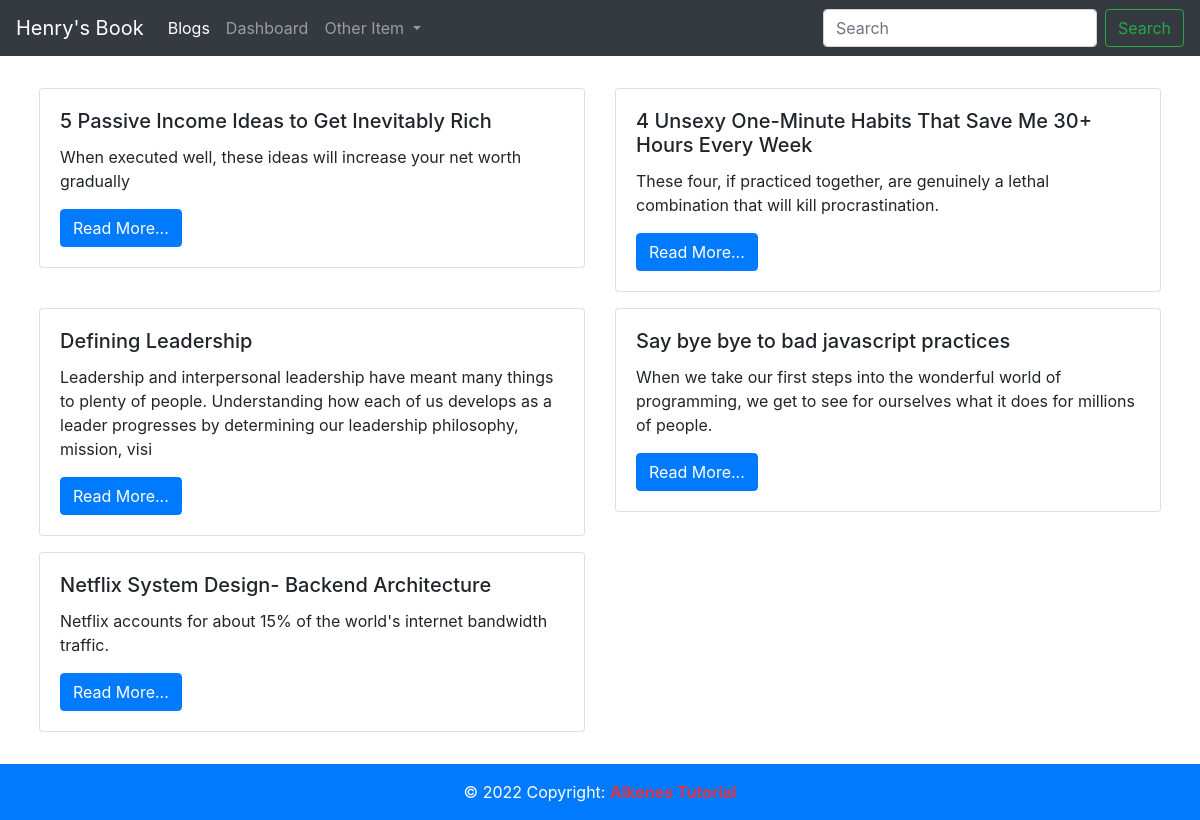
The page / on the database its author committed.
### blog/models.py (models this page shows, shortened)
class Blog(models.Model):
    title = models.CharField(max_length=225)
    subtitle = models.CharField(max_length=200)
    content = models.TextField()
    img = models.ImageField(upload_to="blog_img", blank=True )
    created_on = models.DateTimeField(auto_now_add=True)
    updated_on = models.DateTimeField(auto_now=True)

### blog/views.py (the view)
# urls.py: path('',views.index, name="home"),
def index(request):
    blogs = Blog.objects.all()
    total = len(blogs)
    now = timezone.now()
    number = 2+2
    context = {
        "blogs": blogs,
        "average": total,
        "now":now,
        "number": number,
    }
    return render(request, 'index.html',context)

### templates/index.html
{% extends 'base.html' %}
{% block content %}
<div class="row m-4 ">
{% for item in blogs %}
    <div class="col-sm-6 my-2">
      <div class="card">
        <div class="card-body">
          <h5 class="card-title">{{item.title}}</h5>
          <p class="card-text">{{item.subtitle}}</p>
          <a href="{% url 'blog_details' item.id %}" class="btn btn-primary">Read More... </a>
        </div>
      </div>
    </div>
{% endfor %}
</div>
    {% endblock content  %}

### rows shown on the page
Blog: title "5 Passive Income Ideas to Get Inevitably Rich", subtitle "When executed well, these ideas will increase your net worth gradually"
Blog: title "4 Unsexy One-Minute Habits That Save Me 30+ Hours Every Week", subtitle "These four, if practiced together, are genuinely a lethal combination that will kill procrastination."
Blog: title "Defining Leadership", subtitle "Leadership and interpersonal leadership have meant many things to plenty of people. Understanding how each of us develops as a leader progresses by determining our leadership philosophy, mission, visi"
Blog: title "Say bye bye to bad javascript practices", subtitle "When we take our first steps into the wonderful world of programming, we get to see for ourselves what it does for millions of people."
Blog: title "Netflix System Design- Backend Architecture", subtitle "Netflix accounts for about 15% of the world's internet bandwidth traffic."
